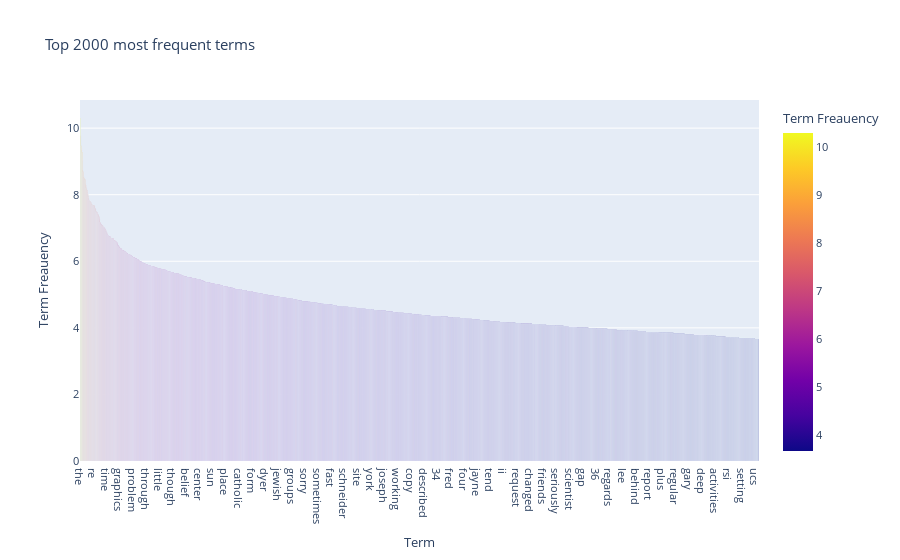

Notebook code cell kept with this figure:
### Markdown cell above
### >>> **Exercise 15 (take home):** 
You can copy the code from the previous exercise and change the 'term_frequencies' variable for the 'term_frequencies_log', comment about the differences that you observe and talk about other possible insights that we can get from a log distribution.

### Code cell
# i select the top 2000 most frequent terms and apply log transformation
x = [i for i in count_vect.get_feature_names_out()]
y, x = zip(*sorted(zip(l, x)))
y = list(reversed(y))
x = list(reversed(x))
y = [math.log(i) for i in y]
df = pd.DataFrame({'Term': x[:2000], 'Term Freauency': y[:2000]})
fig = px.bar(df, x='Term', y='Term Freauency',
             hover_data=['Term', 'Term Freauency'], color='Term Freauency',
             title=' Top 2000 most frequent terms'
            )
fig.update_layout(font_size=11)
fig.show()

### Figure 1 — Plotly figure (JSON) as saved in the notebook; plotly's stock layout.template omitted (floating-point values rounded to 4 significant figures; data arrays with more than 128 entries replaced by an {"elided": "..."} marker saying what was removed)
{"data": [{"alignmentgroup": "True", "hovertemplate": "Term=%{x}<br>Term Freauency=%{marker.color}<extra></extra>", "legendgroup": "", "marker": {"color": {"elided": "2000 float values"}, "coloraxis": "coloraxis", "pattern": {"shape": ""}}, "name": "", "offsetgroup": "", "orientation": "v", "showlegend": false, "textposition": "auto", "type": "bar", "x": {"elided": "2000 str values"}, "xaxis": "x", "y": {"elided": "2000 float values"}, "yaxis": "y"}], "layout": {"barmode": "relative", "coloraxis": {"colorbar": {"title": {"text": "Term Freauency"}}, "colorscale": [[0, "#0d0887"], [0.1111, "#46039f"], [0.2222, "#7201a8"], [0.3333, "#9c179e"], [0.4444, "#bd3786"], [0.5556, "#d8576b"], [0.6667, "#ed7953"], [0.7778, "#fb9f3a"], [0.8889, "#fdca26"], [1, "#f0f921"]]}, "font": {"size": 11}, "legend": {"tracegroupgap": 0}, "title": {"text": " Top 2000 most frequent terms"}, "xaxis": {"anchor": "y", "domain": [0, 1], "title": {"text": "Term"}}, "yaxis": {"anchor": "x", "domain": [0, 1], "title": {"text": "Term Freauency"}}}}
